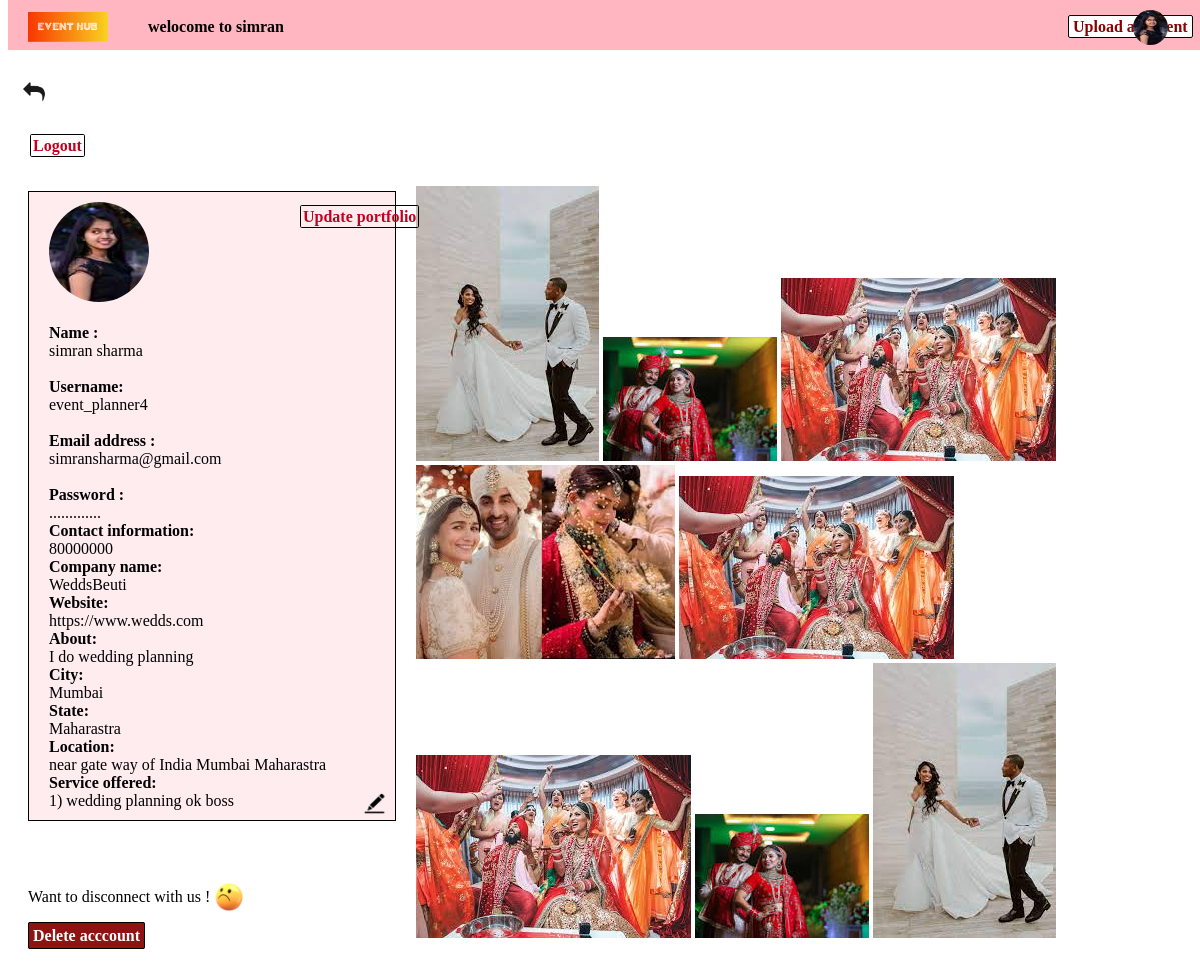
Screenshot of /profile/ (signed in) with the database file from the repository.
### EventPlanner/models.py (models this page shows, shortened)
class UserProfile(models.Model):
    user = models.OneToOneField(User,on_delete=models.CASCADE)
    user_type = models.CharField(choices=user_type_choices,max_length=50)
    contact_info = models.CharField(max_length = 200,blank = True,null = True,verbose_name='Contact information')
    company_name = models.CharField(max_length =  50,blank = True,null = True)
    website = models.URLField(max_length = 200,blank = True,null = True)
    about = models.TextField(blank = True,null = True)
    city = models.CharField(max_length = 20,null = False,blank = False)
    state = models.CharField(max_length = 20,null = False,blank = False)
    location = models.TextField(blank = True,null = True)
    service_offered = models.TextField(blank = True,null = True)
    profile_picture = models.ImageField(upload_to = 'images/',null = True,blank = True)
    vendor_images = models.ManyToManyField('Image', blank = True,null = True,related_name = 'portfolio_images')

class Image(models.Model):
    user_profile = models.ForeignKey('userprofile',on_delete = models.CASCADE,null = True,blank = True)
    venue_object = models.ForeignKey('Venue',on_delete = models.CASCADE,null = True, blank = True)
    image = models.ImageField(upload_to='images/',null = True,blank = True)
    upload_date = models.DateTimeField(auto_now = True)

### EventPlanner/views.py (the view)
# urls.py: path('profile/',views.profile),
@login_required(login_url='/login/')
def profile(request):
    user_profile = UserProfile.objects.get(user = request.user)
    userprofile_form = UserProfileForm(instance = user_profile)
    images = Image.objects.filter(user_profile = request.user.userprofile)
    context = {'user_profile':user_profile,'userprofile_form':userprofile_form,'images':images}
    return render(request,'EventPlanner/profile.html',context)

### EventPlanner/templates/EventPlanner/profile.html (shortened to what this page needs)
{% load static %}
<link rel="stylesheet" href="{% static 'EventPlanner/css/profile.css' %}">
<link rel="stylesheet" href="{% static 'EventPlanner/css/navbar.css' %}">
<div class="navbar-div">
{% include 'navbar.html' %}
</div>
<a href="{{request.META.HTTP_REFERER}}" class="go-back">
    <img src="/static/images/back.png" alt="" width="40px"  >
</a>
<div class="grid-div grid-div2">
    <div class="profile-div profile-div2">
        <div><a href="/logout/" class="logout">Logout</a></div>
        <br><br>
        <div class="profile-data-div">
            {% if user_profile.user_type == 'is_event_planner' %}
            {% if request.user.userprofile.profile_picture %}
                <img src="{{request.user.userprofile.profile_picture.url}}" alt="" width="100" height="100" class="profile-image-big">
            {% else %}
            <a href="/profile/" class="profile">
                <img src="{% static 'images/No profile.jpeg' %}" alt="" width="100" height="100" class="profile-image-big">
            </a>
            {% endif %}
            {% if request.user.userprofile.user_type == 'is_event_planner' %}
            <a href="/vendor-images/" class="portfolio-images">Update portfolio</a>
            {% endif %}
            {% endif %}
            <br><br>
            <div><b>Name :</b></div>
            <div>{{request.user.first_name}} {{request.user.last_name}}</div>
            <br>
            <div><b>Username:</b></div>
            <div>{{request.user.username}}</div>
            <br>
            <div><b>Email address :</b></div>
            <div>{{request.user.email}}</div>
            <br>
            <div><b>Password :</b></div>
            <div>.............</div>
            {% if user_profile.user_type == 'is_event_planner' %}
                {% for field in userprofile_form %}
                    {% if not field.name == 'vendor_images' and not field.name == 'profile_picture' %}
                    <div><b>{{field.label_tag}}</b></div>
                    <div>{{field.value}}</div>
                    {% endif %}
                {% endfor %}
            {% endif %}
            <a href="/edit-profile/" class="edit">
                <img src="/static/images/edit logo.png" alt="" width="30px">
            </a>
        </div>
            <p style="position: relative; top: 35px;">Want to disconnect with us !
                <img src="/static/images/sad emoji.png" alt="" width="30px" style="position: relative; top: 10px;">
            </p>
            <div><a href="/delete-account/" class="delete-account">Delete acccount</a></div>
        </div>
            <div class="portfolio-div">
                <br><br><br>
                {% for image in images %}
                    <img src="{{image.image.url}}" alt="">
                {% endfor %}
            </div>
</div>

### templates/navbar.html (shortened to what this page needs)
<!DOCTYPE html>
<html lang="en">
<head>
    {% load static %}
</head>
<body>
    <div class="navbar-container">
        {% if not request.user.is_authenticated %}
        <div class="unauth-navbar">
            <h5>
                <a href="/home-C/" class="unauth-logo unauth-logo-2">
                    <img src="{% static 'images/logo.png' %}" alt="" width="80" height="30" class="logo-image">
                </a>
                <a href="/login/" class="unauth-default-profile unauth-default-profile-2">
                    <img src="{% static 'images/No profile.jpeg' %}" alt=""  width="35" height="35" >
                </a>
            </h5>
                <a href="/sign-up-is_event_planner/" class="list-your-business list-your-business-2">List your business</a>
        </div>
        {% else %}
            {% if request.user.userprofile.user_type == 'is_event_planner' %}
                <div class="vendor-navbar">
                    <a href="/home-E/" class="logo logo-2">
                        <img src="{% static 'images/logo.png' %}" alt="" width="90" height="50" class="logo-image">
                    </a>
                    {% if request.user.is_authenticated %}
                    <span class="welcome-message welcome-message-2">welocome to <b>{{request.user.first_name}}</b></span>
                    <div>
                        <a href="/create-event/" class="upload-event">Upload an Event</a>
                    </div>
                    {% endif %}
                    {% if request.user.userprofile.profile_picture %}
                    <a href="/profile/" class="profile-image profile-image-2">
                        <img src="{{request.user.userprofile.profile_picture.url}}" alt="" width="35" height="35" class="profile-pic">
                    </a>
                    {% else %}
                    <a href="/profile/" class="default-profile default-profile-2">
                        <img src="{% static 'images/No profile.jpeg' %}" alt="" width="40" height="40" class="profile">
                    </a>
                    {% endif %}
                </div>
            {% endif %}
        {% endif %}
    </div>
</body>
</html>

### staticfiles/EventPlanner/css/profile.css (style rules this page uses)
body { margin-bottom: 50px; }
.profile-div { margin-top: 100px; padding-left: 20px; }
.portfolio-div { margin-top:95px ; }
.grid-div { display: grid; grid-template-columns: 1fr 2fr; column-gap: 20px; }
.profile-data-div { border: 1px black; border-style: solid; position: relative; padding: 10px 10px 10px 20px; background-color: rgb(255, 236, 239); }
.delete-account { position: relative; top: 40px; }
.edit { position: absolute; right: 5px; bottom: 5px; }
.logout,.portfolio-images { text-decoration: none; border: 1px solid black; border-radius: 1.7px; padding: 2px 2px; color: rgb(194, 0, 32); font-weight: bold; margin-left: 2px; }
.portfolio-images { position: relative; left: 145px; bottom: 80px; }
.delete-account { text-decoration: none; border: 1px solid rgb(0, 0, 0); border-radius: 2px; padding: 4px 4px; background-color: rgb(142, 20, 20); color: white; font-weight: bold; }
.profile-image-big { border-radius: 50%; }

### staticfiles/EventPlanner/css/navbar.css (style rules this page uses)
.welcome-message { position: absolute; z-index: 2; left: 140px; top: 18px; font-weight: bold; color: black; }
.logo { position: absolute; left: 20px; top: 12px; z-index: 5; }
.logo-image { width: 80px; height: 30px; }
.customer-navbar,.vendor-navbar { position: fixed; background-color:lightpink; width: 100%; height: 50px; z-index: 10; top: 0; }
.go-back { position: relative; top: 70px; left: 7px; overflow: hidden; }
.profile-image { position: absolute; right: 40px; top: 10px; }
.profile-pic { border-radius: 50%; }
.upload-event { text-decoration: none; font-weight: bold; background-color: white; color:darkred; border: solid rgb(0, 0, 0); border-width: 1px; border-radius: 2px; padding: 2px 4px; position: relative; left: 1060px; top: 18px; }

### rows the page displays
UserProfile: value "80000000" "WeddsBeuti" "https://www.wedds.com" "I do wedding planning" "Mumbai" "Maharastra" "near gate way of India Mumbai Maharastra" "1) wedding planning ok boss"
Image: image (picture)
Image: image (picture)
Image: image (picture)
Image: image (picture)
Image: image (picture)
Image: image (picture)
Image: image (picture)
Image: image (picture)

### other values shown
{{ request.user.first_name }} "simran"
{{ request.user.last_name }} "sharma"
{{ request.user.username }} "event_planner4"
{{ request.user.email }} "simransharma@gmail.com"
{{ field.label_tag }} "Contact information:" "Company name:" "Website:" "About:" "City:" "State:" "Location:" "Service offered:"
